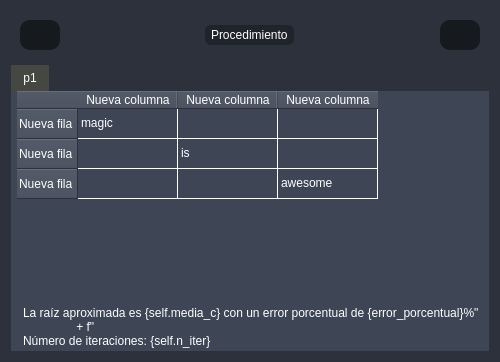
<?xml version="1.0" encoding="UTF-8"?>
<ui version="4.0">
 <class>main_widget</class>
 <widget class="QWidget" name="main_widget">
  <property name="geometry">
   <rect>
    <x>0</x>
    <y>0</y>
    <width>488</width>
    <height>362</height>
   </rect>
  </property>
  <property name="windowTitle">
   <string>Solución</string>
  </property>
  <property name="windowIcon">
   <iconset>
    <normaloff>:/icon/Images/grid.ico</normaloff>:/icon/Images/grid.ico</iconset>
  </property>
  <property name="styleSheet">
   <string notr="true">*{
border:none;
background-color: transparent;
background: none;
padding: 0;
margin: 0;
color: #fff;
}

QToolTip{
color: #000;
padding: 2px;
border-radius:3px;
}


#main_widget{
background: #2c313c
}

QPushButton{
color: #ffffff;
    text-align: center;
	padding: 3px;
    border-radius: 10px;
    background-color: #16191d;
}

QPushButton:hover{
background-color: #2a2e35;
border-color: #454a52;
}
 QPushButton:pressed {
background-color: #1d2127;
	font-weight: 350;
}

QLabel {
background-color: #1f232a;
padding: 3px;
font-weight: 700;
border-radius: 7px;
font-weight: 400;
}

#tabWidget QWidget{
background-color: #3e4555;
}
QTableWidget {
background-color: #3e4555;
gridline-color: #fff;
}

QHeaderView{
background-color: #3e4555;
color: #fff;
}

QHeaderView::section {
background-color: #3e4555;
color: #fff;
}
QTableCornerButton::section {
background-color: #3e4555;
color: #fff;
}
QTableWidget::item{
color: #fff;
}
QTableWidget::item::hover{
background-color: #242831;
font-weight: 700;
}

QTabBar::tab:hover{
background-color: #B0B3AD
}

QTabBar::tab:selected{
background-color:#454742
}

QTabBar::tab{
background-color: #16191d;
color: white;
}

QListWidget{
background-color: #3e4555;
border : none
}
QListWidget::item{
margin: 0px;
color: #fff;
}


</string>
  </property>
  <layout class="QVBoxLayout" name="main_widget_vertical_layout" stretch="1,10">
   <item>
    <widget class="QWidget" name="options_tab_widget" native="true">
     <layout class="QHBoxLayout" name="options_tab_horizontal_layout">
      <item alignment="Qt::AlignmentFlag::AlignLeft">
       <widget class="QPushButton" name="back_tab_button">
        <property name="styleSheet">
         <string notr="true">image: url(:/icon/Images/arrow_left.png);
width:40px;
height:30px;
padding:0
</string>
        </property>
        <property name="text">
         <string/>
        </property>
       </widget>
      </item>
      <item alignment="Qt::AlignmentFlag::AlignHCenter|Qt::AlignmentFlag::AlignVCenter">
       <widget class="QLabel" name="step_label">
        <property name="maximumSize">
         <size>
          <width>16777215</width>
          <height>40</height>
         </size>
        </property>
        <property name="styleSheet">
         <string notr="true">border-radius:6px;
font: 700 9pt &quot;Calibri&quot;;</string>
        </property>
        <property name="text">
         <string>Procedimiento</string>
        </property>
       </widget>
      </item>
      <item alignment="Qt::AlignmentFlag::AlignRight">
       <widget class="QPushButton" name="next_tab_button">
        <property name="styleSheet">
         <string notr="true">image: url(:/icon/Images/arrow_right.png);
width:40px;
height:30px;
padding:0
</string>
        </property>
        <property name="text">
         <string/>
        </property>
       </widget>
      </item>
     </layout>
    </widget>
   </item>
   <item>
    <widget class="QTabWidget" name="tabWidget">
     <property name="currentIndex">
      <number>0</number>
     </property>
     <widget class="QWidget" name="p1">
      <attribute name="title">
       <string>p1</string>
      </attribute>
      <layout class="QVBoxLayout" name="verticalLayout" stretch="0,0">
       <property name="leftMargin">
        <number>6</number>
       </property>
       <property name="topMargin">
        <number>0</number>
       </property>
       <property name="rightMargin">
        <number>0</number>
       </property>
       <property name="bottomMargin">
        <number>0</number>
       </property>
       <item>
        <widget class="QTableWidget" name="s_table">
         <property name="styleSheet">
          <string notr="true"/>
         </property>
         <row>
          <property name="text">
           <string>Nueva fila</string>
          </property>
         </row>
         <row>
          <property name="text">
           <string>Nueva fila</string>
          </property>
         </row>
         <row>
          <property name="text">
           <string>Nueva fila</string>
          </property>
         </row>
         <column>
          <property name="text">
           <string>Nueva columna</string>
          </property>
         </column>
         <column>
          <property name="text">
           <string>Nueva columna</string>
          </property>
         </column>
         <column>
          <property name="text">
           <string>Nueva columna</string>
          </property>
         </column>
         <item row="0" column="0">
          <property name="text">
           <string>magic</string>
          </property>
         </item>
         <item row="1" column="1">
          <property name="text">
           <string>is</string>
          </property>
         </item>
         <item row="2" column="2">
          <property name="text">
           <string>awesome</string>
          </property>
         </item>
        </widget>
       </item>
       <item>
        <widget class="QLabel" name="label">
         <property name="text">
          <string>La raíz aproximada es {self.media_c} con un error porcentual de {error_porcentual}%&quot;
                + f&quot;
Número de iteraciones: {self.n_iter}</string>
         </property>
        </widget>
       </item>
      </layout>
     </widget>
    </widget>
   </item>
  </layout>
 </widget>
 <resources>
  <include location="qrc_files/resources.qrc"/>
 </resources>
 <connections/>
</ui>
